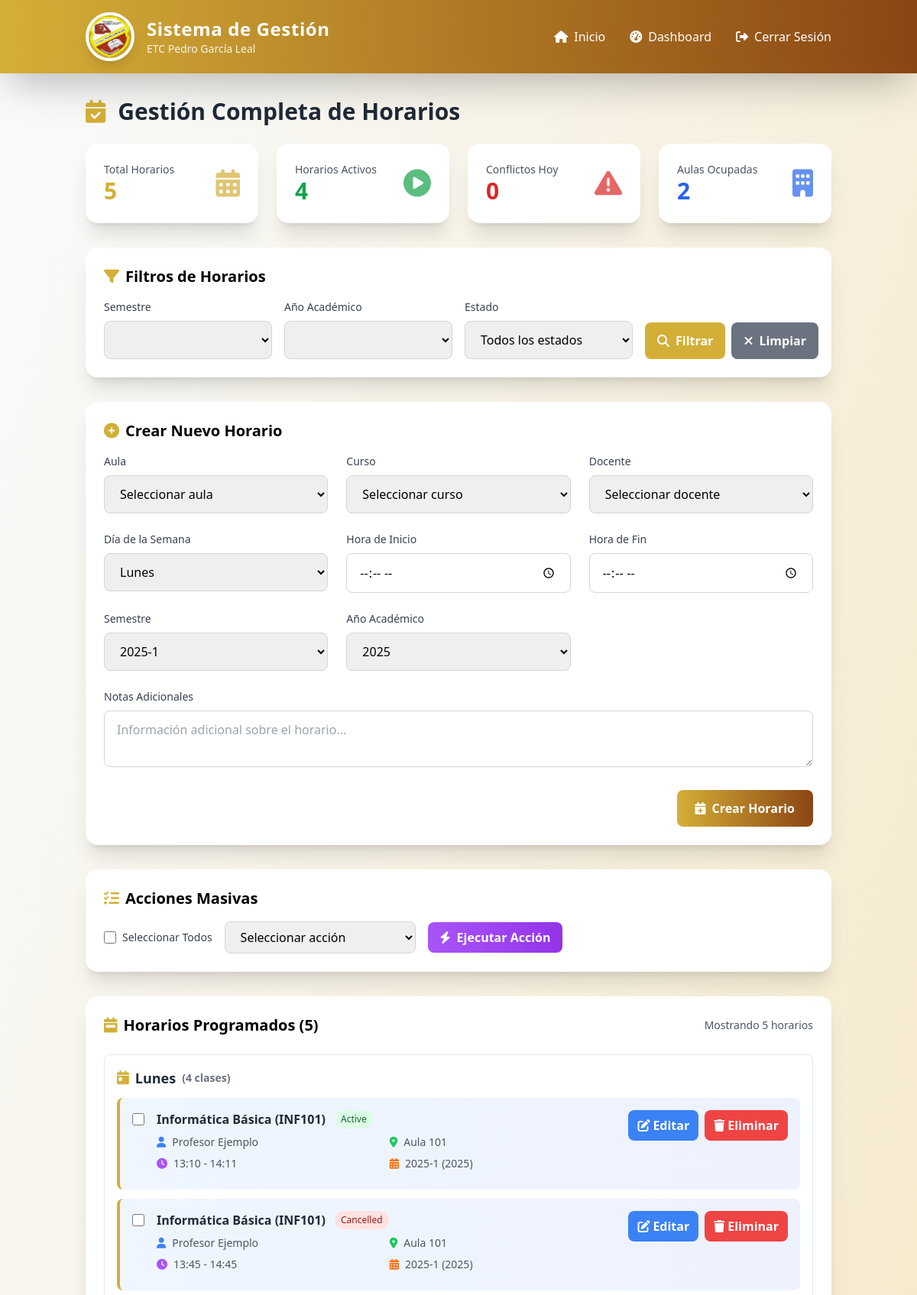
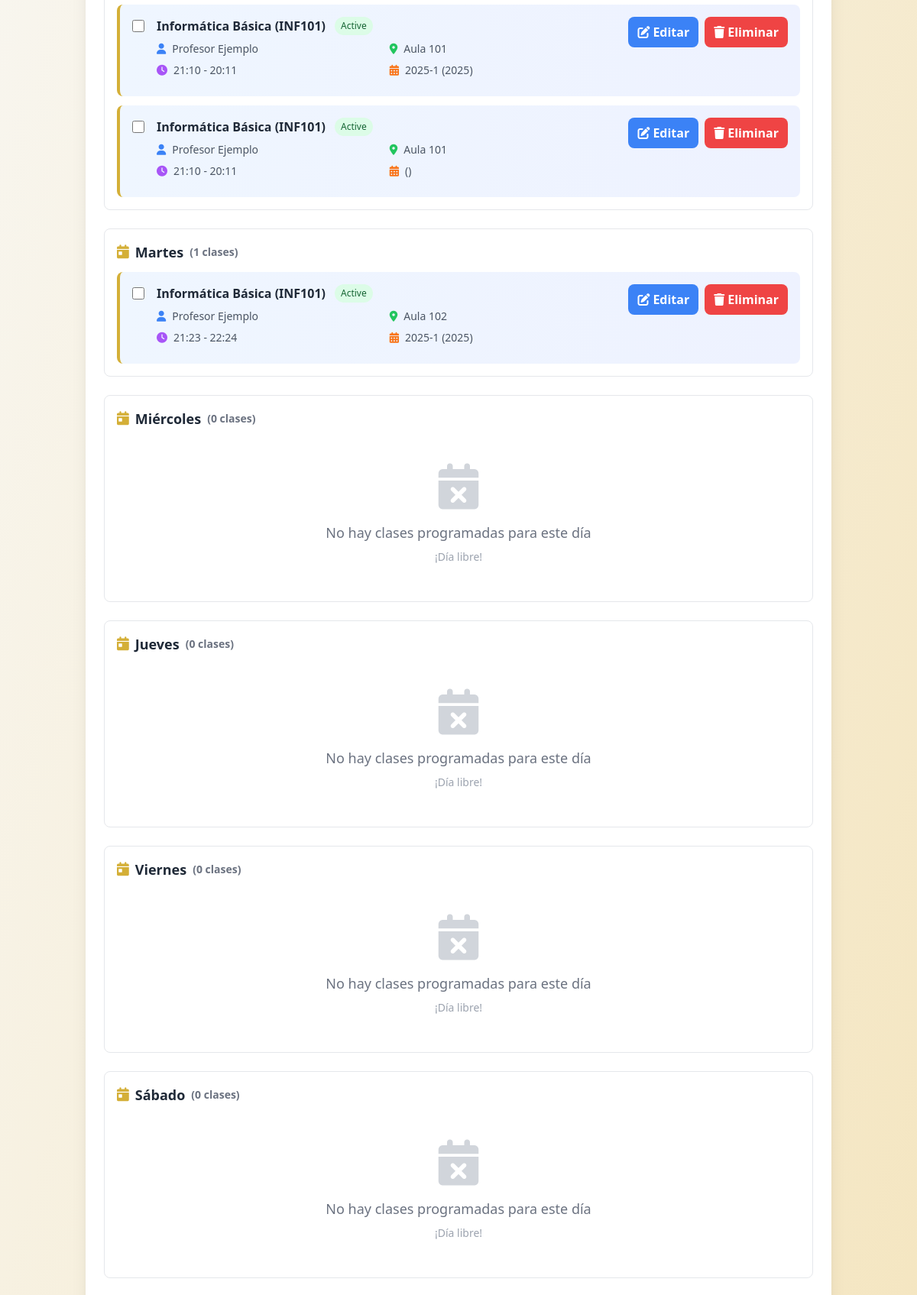
Page /modules/schedules/manage.php (signed in, upper part) on the committed database (2 pictures, top to bottom).
### tables this page shows
CREATE TABLE `schedules` (
  `id` int(11) NOT NULL,
  `classroom_id` int(11) NOT NULL,
  `course_id` int(11) NOT NULL,
  `teacher_id` int(11) NOT NULL,
  `day_of_week` enum('monday','tuesday','wednesday','thursday','friday','saturday','sunday') NOT NULL,
  `start_time` time NOT NULL,
  `end_time` time NOT NULL,
  `semester` varchar(20) DEFAULT '2025-1',
  `academic_year` varchar(10) DEFAULT '2025',
  `status` enum('active','cancelled','completed') DEFAULT 'active',
  `notes` text DEFAULT NULL,
  `created_at` timestamp NOT NULL DEFAULT current_timestamp(),
  `updated_at` timestamp NOT NULL DEFAULT current_timestamp() ON UPDATE current_timestamp()
);

CREATE TABLE `courses` (
  `id` int(11) NOT NULL,
  `code` varchar(20) NOT NULL,
  `name` varchar(100) NOT NULL,
  `credits` int(11) NOT NULL,
  `description` text DEFAULT NULL
);

CREATE TABLE `users` (
  `id` int(11) NOT NULL,
  `username` varchar(50) NOT NULL,
  `password` varchar(255) NOT NULL,
  `email` varchar(100) DEFAULT NULL,
  `name` varchar(100) NOT NULL,
  `role` enum('admin','teacher','student','staff') NOT NULL,
  `created_at` timestamp NOT NULL DEFAULT current_timestamp()
);

CREATE TABLE `classrooms` (
  `id` int(11) NOT NULL,
  `name` varchar(50) NOT NULL,
  `capacity` int(11) NOT NULL,
  `location` varchar(100) DEFAULT NULL
);

### modules/schedules/manage.php (the view, shortened to what the rows shown need)
<?php require_once '../../includes/config.php'; ?>
<?php include '../../templates/header.php'; ?>
<?php
$query = "
    SELECT s.*, c.name as classroom_name, co.name as course_name, co.code as course_code, u.name as teacher_name
    FROM schedules s
    JOIN classrooms c ON s.classroom_id = c.id
    JOIN courses co ON s.course_id = co.id
    JOIN users u ON s.teacher_id = u.id
    WHERE 1=1
";
$params = [];
$query .= " ORDER BY FIELD(s.day_of_week, 'monday', 'tuesday', 'wednesday', 'thursday', 'friday', 'saturday', 'sunday'), s.start_time";
$stmt = $pdo->prepare($query);
$stmt->execute($params);
$schedules = $stmt->fetchAll(PDO::FETCH_ASSOC);
$schedules_by_day = [];
foreach ($schedules as $schedule) {
    $schedules_by_day[$schedule['day_of_week']][] = $schedule;
}
?>
<main class="container mx-auto px-6 py-8">
    <h2 class="text-3xl font-bold text-gray-800 mb-6 animate-slide-in-left flex items-center">
        <i class="fas fa-calendar-check mr-4 text-primary"></i>
        Gestión Completa de Horarios
    </h2>
    <div class="bg-white p-6 rounded-2xl shadow-xl animate-fade-in-up">
        <div class="grid md:grid-cols-1 gap-6">
            <?php
            $days = [
                'monday' => 'Lunes',
                'tuesday' => 'Martes',
                'wednesday' => 'Miércoles',
                'thursday' => 'Jueves',
                'friday' => 'Viernes',
                'saturday' => 'Sábado',
                'sunday' => 'Domingo'
            ];
            foreach ($days as $day_key => $day_name):
                $day_schedules = $schedules_by_day[$day_key] ?? [];
            ?>
                <div class="border border-gray-200 rounded-lg p-4">
                    <h4 class="text-lg font-semibold text-gray-800 mb-3 flex items-center">
                        <i class="fas fa-calendar-day mr-2 text-primary"></i>
                        <?php echo $day_name; ?>
                        <span class="ml-2 text-sm text-gray-500">(<?php echo count($day_schedules); ?> clases)</span>
                    </h4>
                    <?php if (empty($day_schedules)): ?>
                        <div class="text-center py-8">
                            <div class="text-6xl text-gray-300 mb-4">
                                <i class="fas fa-calendar-times"></i>
                            </div>
                            <p class="text-gray-500 text-lg">No hay clases programadas para este día</p>
                            <p class="text-gray-400 text-sm mt-2">¡Día libre!</p>
                        </div>
                    <?php else: ?>
                        <div class="space-y-3">
                            <?php foreach ($day_schedules as $schedule): ?>
                                <div class="bg-gradient-to-r from-blue-50 to-indigo-50 p-4 rounded-lg border-l-4 border-primary relative">
                                    <div class="flex items-start justify-between">
                                        <div class="flex items-start space-x-4 flex-1">
                                            <input type="checkbox" name="schedule_ids[]" value="<?php echo $schedule['id']; ?>" form="bulkForm" class="mt-1 w-4 h-4 text-primary focus:ring-primary border-gray-300 rounded">
                                            <div class="flex-1">
                                                <div class="flex items-center space-x-3 mb-2">
                                                    <h5 class="font-semibold text-gray-800"><?php echo htmlspecialchars($schedule['course_name']); ?> (<?php echo htmlspecialchars($schedule['course_code']); ?>)</h5>
                                                    <span class="px-2 py-1 text-xs rounded-full <?php
                                                        echo $schedule['status'] == 'active' ? 'bg-green-100 text-green-800' :
                                                             ($schedule['status'] == 'cancelled' ? 'bg-red-100 text-red-800' :
                                                              ($schedule['status'] == 'completed' ? 'bg-blue-100 text-blue-800' : 'bg-gray-100 text-gray-800'));
                                                    ?>">
                                                        <?php echo ucfirst($schedule['status']); ?>
                                                    </span>
                                                </div>
                                                <div class="grid md:grid-cols-2 gap-2 text-sm text-gray-600 mb-2">
                                                    <div class="flex items-center">
                                                        <i class="fas fa-user mr-2 text-blue-500"></i>
                                                        <?php echo htmlspecialchars($schedule['teacher_name']); ?>
                                                    </div>
                                                    <div class="flex items-center">
                                                        <i class="fas fa-map-marker-alt mr-2 text-green-500"></i>
                                                        <?php echo htmlspecialchars($schedule['classroom_name']); ?>
                                                    </div>
                                                    <div class="flex items-center">
                                                        <i class="fas fa-clock mr-2 text-purple-500"></i>
                                                        <?php echo date('H:i', strtotime($schedule['start_time'])); ?> - <?php echo date('H:i', strtotime($schedule['end_time'])); ?>
                                                    </div>
                                                    <div class="flex items-center">
                                                        <i class="fas fa-calendar-alt mr-2 text-orange-500"></i>
                                                        <?php echo $schedule['semester']; ?> (<?php echo $schedule['academic_year']; ?>)
                                                    </div>
                                                </div>
                                            </div>
                                        </div>
                                        <div class="flex space-x-2 ml-4">
                                            <button onclick="editSchedule(<?php echo $schedule['id']; ?>, '<?php echo htmlspecialchars($schedule['classroom_id']); ?>', '<?php echo htmlspecialchars($schedule['course_id']); ?>', '<?php echo htmlspecialchars($schedule['teacher_id']); ?>', '<?php echo $schedule['day_of_week']; ?>', '<?php echo $schedule['start_time']; ?>', '<?php echo $schedule['end_time']; ?>', '<?php echo $schedule['semester']; ?>', '<?php echo $schedule['academic_year']; ?>', '<?php echo $schedule['status']; ?>', '<?php echo htmlspecialchars($schedule['notes'] ?? ''); ?>')" class="bg-blue-500 hover:bg-blue-700 text-white font-bold py-2 px-3 rounded-lg transition duration-200 flex items-center" title="Editar horario">
                                                <i class="fas fa-edit mr-1"></i>
                                                <span class="hidden sm:inline">Editar</span>
                                            </button>
                                            <form method="POST" class="inline" onsubmit="return confirm('¿Está seguro de eliminar este horario?')">
                                                <button type="submit" name="delete_schedule" class="bg-red-500 hover:bg-red-700 text-white font-bold py-2 px-3 rounded-lg transition duration-200 flex items-center" title="Eliminar horario">
                                                    <i class="fas fa-trash mr-1"></i>
                                                    <span class="hidden sm:inline">Eliminar</span>
                                                </button>
                                            </form>
                                        </div>
                                    </div>
                                </div>
                            <?php endforeach; ?>
                        </div>
                    <?php endif; ?>
                </div>
            <?php endforeach; ?>
        </div>
    </div>
</main>
<?php include '../../templates/footer.php'; ?>

### rows in the picture
schedules: course.name "Informática Básica", course.code "INF101", status "Active", teacher.name "Profesor Ejemplo", classroom.name "Aula 101", start_time "13:10", end_time "14:11", semester "2025-1", academic_year "2025"
schedules: course.name "Informática Básica", course.code "INF101", status "Cancelled", teacher.name "Profesor Ejemplo", classroom.name "Aula 101", start_time "13:45", end_time "14:45", semester "2025-1", academic_year "2025"
schedules: course.name "Informática Básica", course.code "INF101", status "Active", teacher.name "Profesor Ejemplo", classroom.name "Aula 101", start_time "21:10", end_time "20:11", semester "2025-1", academic_year "2025"
schedules: course.name "Informática Básica", course.code "INF101", status "Active", teacher.name "Profesor Ejemplo", classroom.name "Aula 101", start_time "21:10", end_time "20:11"
schedules: course.name "Informática Básica", course.code "INF101", status "Active", teacher.name "Profesor Ejemplo", classroom.name "Aula 102", start_time "21:23", end_time "22:24", semester "2025-1", academic_year "2025"

### other values in the picture
$total_schedules "5"
$active_schedules "4"
$conflicts_count "0"
count(array_unique(array_column($schedules, 'classroom_id'))) "2"
count($schedules) "5"
$day_name "Lunes"
count($day_schedules) "4"
$day_name "Martes"
count($day_schedules) "1"
$day_name "Miércoles"
count($day_schedules) "0"
$day_name "Jueves"
$day_name "Viernes"
$day_name "Sábado"
